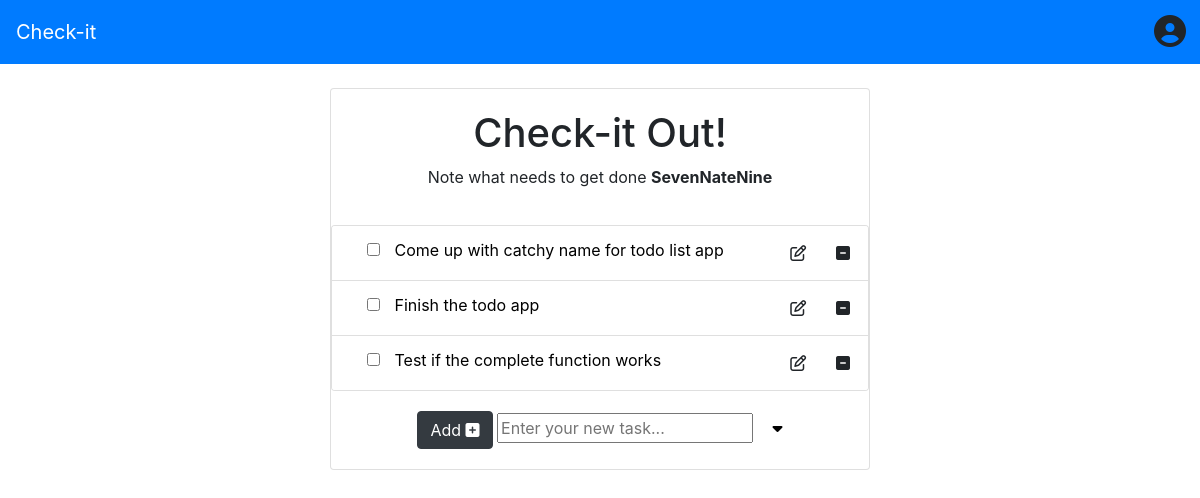
Screenshot of / (signed in) with the database file from the repository.
### tasks/models.py (models this page shows, shortened)
class Task(models.Model):
    author = models.ForeignKey(
        settings.AUTH_USER_MODEL,
        on_delete=models.CASCADE,
    )
    parent_plan = models.ForeignKey(
        Plan,
        on_delete=models.CASCADE,
        null = True,
    )
    task_title = models.CharField(max_length=200)
    task_description = models.CharField(max_length=200, blank=True, null=True)
    creation_date = models.DateTimeField('date created', default=datetime.datetime.now())
    updated_date = models.DateTimeField('date updated', default=datetime.datetime.now())
    due_date = models.DateTimeField('date updated', blank=True, null=True)
    completed = models.BooleanField(default=False)
    important = models.BooleanField(default=False)
    archive = models.BooleanField(default=False)

### tasks/views.py (the view)
# urls.py: path('', views.index, name='index'),
def index(request):
    if request.user.is_authenticated:
        latest_tasks = Task.objects.filter(author=request.user).order_by('completed')
        username = request.user.get_username()
        context = {
            'latest_task_list' : latest_tasks,
            'username' : username
            }
        return render(request, 'todo/index.html', context)
    else:
        return render(request, 'account/login.html')

### templates/todo/index.html (shortened to what this page needs)
{% extends 'base.html' %}
{% block content %}
<div class="card text-center">
  <div class="card-body">
    <h1>Check-it Out!</h1>
    <p>Note what needs to get done <b>{{username}}</b></p>
  </div>
  {% include 'todo/task_list.html' %}
  {% include 'todo/add_task.html' %}
</div>
{% endblock %}

### templates/todo/task_list.html (shortened to what this page needs)
<div class="card text-left">
  {% if latest_task_list %}
    <ul class="list-group list-group-flush">
    {% for task in latest_task_list %}
    <li class="list-group-item">
      <div class="row">
        <div class="col-sm-10">
          <form action="{% url 'tasks:complete' task.id %}" method="POST">
            <input type="checkbox" onChange="this.form.submit()" {% if task.completed == True %} checked {% endif %}>
            <a class="" data-toggle="collapse" href="#task_extended{{ forloop.counter }}" role="button" aria-expanded="false" aria-controls="task_extended">
              {{task.task_title}}
            </a>
          </form>
        </div>
        <div class="col-sm-1">
            <button class="btn float-right" data-toggle="collapse" href="#edit_task_extended{{ forloop.counter }}" role="button" aria-expanded="false" aria-controls="edit_task_extended{{ forloop.counter }}">
              <i class="fa fa-pencil-square-o fa-pull-right" aria-hidden="false"></i>
            </button>
        </div>
        <div class="col-sm-1">
          <form action="{% url 'tasks:delete' task.id %}" method="POST">
            <button type="submit" class="btn float-right">
              <i class="fa fa-minus-square fa-pull-right" aria-hidden="true"></i>
            </button>
          </form>
        </div>
      </div>
    </li>
    {% endfor %}
</ul>
{% else %}
    <p>No tasks</p>
{% endif %}
</div>

### templates/todo/index.html (style rules this page uses)
a { color: black }

### templates/todo/task_list.html (style rules this page uses)
a { color: black }
input[type="checkbox"] { margin-right: 10px }
button { margin-right: -15px; }

### templates/todo/add_task.html (style rules this page uses)
input { margin-left: 15px; margin-right: 15px; }

### rows the page displays
Task: task_title "Come up with catchy name for todo list app"
Task: task_title "Finish the todo app"
Task: task_title "Test if the complete function works"

### other values shown
{{ username }} "SevenNateNine"
